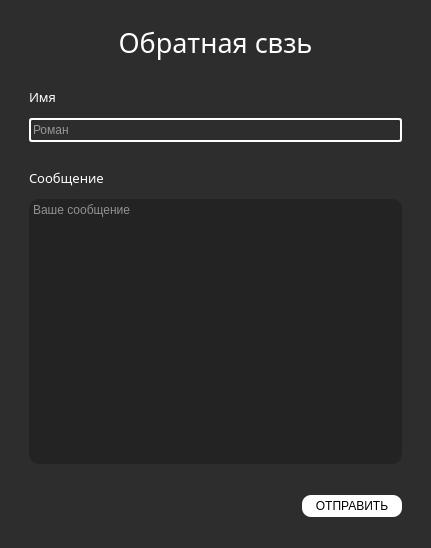
<?xml version="1.0" encoding="UTF-8"?>
<ui version="4.0">
 <class>MainWindow</class>
 <widget class="QMainWindow" name="MainWindow">
  <property name="geometry">
   <rect>
    <x>0</x>
    <y>0</y>
    <width>431</width>
    <height>548</height>
   </rect>
  </property>
  <property name="windowTitle">
   <string>Обратная связь</string>
  </property>
  <property name="windowIcon">
   <iconset>
    <normaloff>../img/icon.png</normaloff>../img/icon.png</iconset>
  </property>
  <property name="styleSheet">
   <string notr="true">background-color: rgb(45, 45, 45);</string>
  </property>
  <widget class="QWidget" name="centralwidget">
   <layout class="QGridLayout" name="gridLayout_2">
    <item row="0" column="0">
     <layout class="QGridLayout" name="gridLayout">
      <property name="leftMargin">
       <number>20</number>
      </property>
      <property name="topMargin">
       <number>15</number>
      </property>
      <property name="rightMargin">
       <number>20</number>
      </property>
      <item row="0" column="0">
       <widget class="QLabel" name="label">
        <property name="font">
         <font>
          <family>Proxima Nova</family>
          <pointsize>20</pointsize>
          <weight>50</weight>
          <bold>false</bold>
          <strikeout>false</strikeout>
         </font>
        </property>
        <property name="autoFillBackground">
         <bool>false</bool>
        </property>
        <property name="styleSheet">
         <string notr="true">color: rgb(255, 255, 255);</string>
        </property>
        <property name="text">
         <string>Обратная свзь</string>
        </property>
        <property name="alignment">
         <set>Qt::AlignCenter</set>
        </property>
       </widget>
      </item>
      <item row="1" column="0">
       <layout class="QHBoxLayout" name="horizontalLayout">
        <property name="topMargin">
         <number>20</number>
        </property>
        <property name="bottomMargin">
         <number>5</number>
        </property>
        <item>
         <widget class="QLabel" name="label_2">
          <property name="font">
           <font>
            <family>Proxima Nova</family>
            <pointsize>10</pointsize>
            <italic>false</italic>
           </font>
          </property>
          <property name="styleSheet">
           <string notr="true">color: white;</string>
          </property>
          <property name="text">
           <string>Имя</string>
          </property>
         </widget>
        </item>
        <item>
         <spacer name="space_3">
          <property name="orientation">
           <enum>Qt::Horizontal</enum>
          </property>
          <property name="sizeHint" stdset="0">
           <size>
            <width>168</width>
            <height>20</height>
           </size>
          </property>
         </spacer>
        </item>
       </layout>
      </item>
      <item row="2" column="0">
       <widget class="QLineEdit" name="edit_name">
        <property name="styleSheet">
         <string notr="true">border: 2px solid white;
border-radius: 3px;
color: white;
height: 20px;</string>
        </property>
        <property name="placeholderText">
         <string>Роман</string>
        </property>
       </widget>
      </item>
      <item row="3" column="0">
       <layout class="QHBoxLayout" name="horizontalLayout_2">
        <property name="topMargin">
         <number>20</number>
        </property>
        <property name="bottomMargin">
         <number>5</number>
        </property>
        <item>
         <widget class="QLabel" name="label_3">
          <property name="font">
           <font>
            <family>Proxima Nova</family>
            <pointsize>10</pointsize>
            <italic>false</italic>
           </font>
          </property>
          <property name="styleSheet">
           <string notr="true">color: white;</string>
          </property>
          <property name="text">
           <string>Сообщение</string>
          </property>
         </widget>
        </item>
        <item>
         <spacer name="space_2">
          <property name="orientation">
           <enum>Qt::Horizontal</enum>
          </property>
          <property name="sizeHint" stdset="0">
           <size>
            <width>168</width>
            <height>20</height>
           </size>
          </property>
         </spacer>
        </item>
       </layout>
      </item>
      <item row="4" column="0">
       <widget class="QTextEdit" name="edit_msg">
        <property name="styleSheet">
         <string notr="true">color: rgb(255, 255, 255);
border-radius: 10px;
background-color: rgb(35, 35, 35);
</string>
        </property>
        <property name="documentTitle">
         <string/>
        </property>
        <property name="html">
         <string>&lt;!DOCTYPE HTML PUBLIC &quot;-//W3C//DTD HTML 4.0//EN&quot; &quot;http://www.w3.org/TR/REC-html40/strict.dtd&quot;&gt;
&lt;html&gt;&lt;head&gt;&lt;meta name=&quot;qrichtext&quot; content=&quot;1&quot; /&gt;&lt;style type=&quot;text/css&quot;&gt;
p, li { white-space: pre-wrap; }
&lt;/style&gt;&lt;/head&gt;&lt;body style=&quot; font-family:'MS Shell Dlg 2'; font-size:8.25pt; font-weight:400; font-style:normal;&quot;&gt;
&lt;p style=&quot;-qt-paragraph-type:empty; margin-top:0px; margin-bottom:0px; margin-left:0px; margin-right:0px; -qt-block-indent:0; text-indent:0px;&quot;&gt;&lt;br /&gt;&lt;/p&gt;&lt;/body&gt;&lt;/html&gt;</string>
        </property>
        <property name="placeholderText">
         <string>Ваше сообщение</string>
        </property>
       </widget>
      </item>
      <item row="5" column="0">
       <layout class="QHBoxLayout" name="horizontalLayout_3">
        <property name="topMargin">
         <number>25</number>
        </property>
        <item>
         <spacer name="space">
          <property name="orientation">
           <enum>Qt::Horizontal</enum>
          </property>
          <property name="sizeHint" stdset="0">
           <size>
            <width>168</width>
            <height>20</height>
           </size>
          </property>
         </spacer>
        </item>
        <item>
         <widget class="QPushButton" name="btn_send_msg">
          <property name="minimumSize">
           <size>
            <width>100</width>
            <height>0</height>
           </size>
          </property>
          <property name="font">
           <font>
            <pointsize>9</pointsize>
            <italic>false</italic>
           </font>
          </property>
          <property name="styleSheet">
           <string notr="true">QPushButton {
	background-color: rgb(255, 255, 255);
	color: black;
	border-radius: 9px;
	height: 22px;
}

QPushButton:hover {
	background-color: rgb(208, 208, 208);
	color: rgb(45, 45, 45);
}

QPushButton:pressed {
	background-color: rgb(207, 207, 207);
}</string>
          </property>
          <property name="text">
           <string>ОТПРАВИТЬ</string>
          </property>
         </widget>
        </item>
       </layout>
      </item>
     </layout>
    </item>
   </layout>
  </widget>
  <widget class="QStatusBar" name="statusBar"/>
 </widget>
 <resources/>
 <connections/>
</ui>
